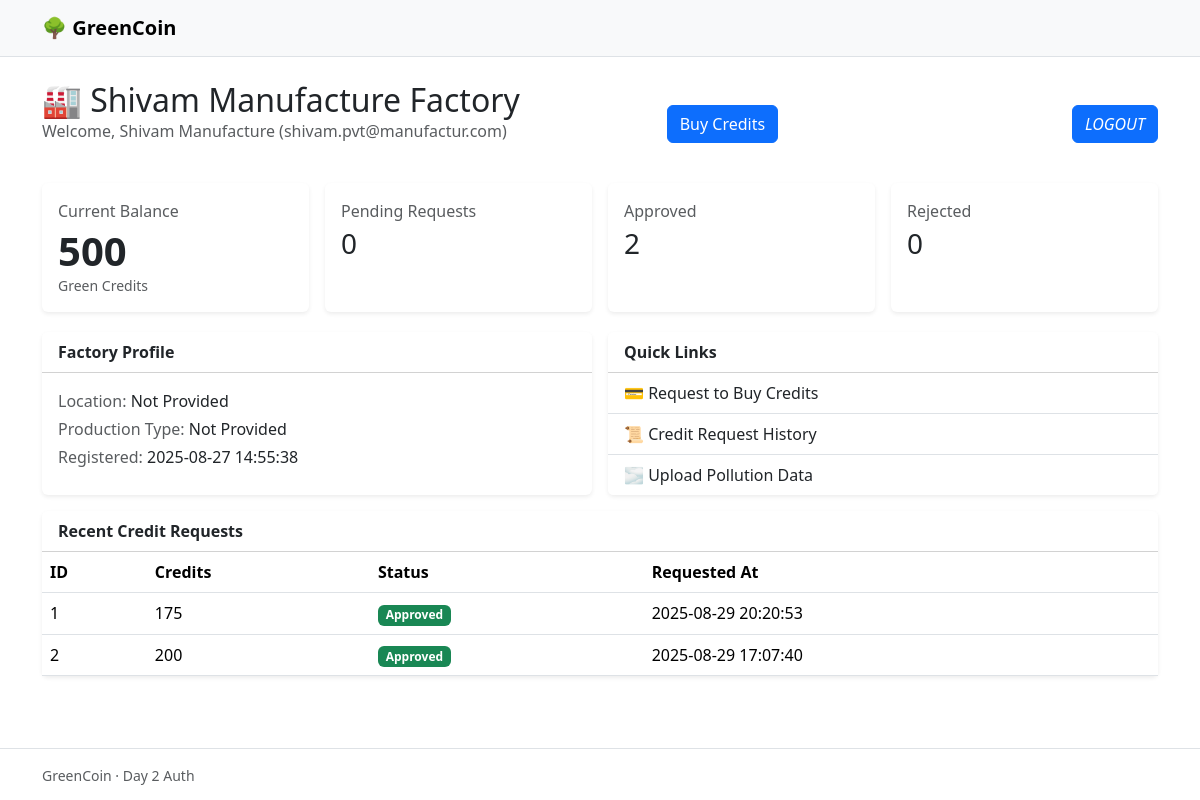
Screenshot of /factory/factory_dashboard.php (signed in) with the database file from the repository.
### tables this page shows
CREATE TABLE `factories` (
  `id` int(11) NOT NULL,
  `user_id` int(11) DEFAULT NULL,
  `name` varchar(255) NOT NULL,
  `location` varchar(255) DEFAULT NULL,
  `production_type` varchar(255) DEFAULT NULL,
  `registration_date` datetime DEFAULT current_timestamp()
);

CREATE TABLE `users` (
  `user_id` int(11) NOT NULL,
  `name` varchar(100) NOT NULL,
  `email` varchar(150) NOT NULL,
  `password_hash` varchar(255) NOT NULL,
  `role` enum('individual','NGO','admin','factory') NOT NULL DEFAULT 'individual',
  `profile_image` varchar(255) DEFAULT NULL,
  `created_at` timestamp NOT NULL DEFAULT current_timestamp(),
  `email_verified` tinyint(1) NOT NULL DEFAULT 0,
  `email_verified_at` datetime DEFAULT NULL
);

CREATE TABLE `green_credits` (
  `id` int(11) NOT NULL,
  `factory_id` int(11) DEFAULT NULL,
  `credits` int(11) DEFAULT 0,
  `updated_at` datetime DEFAULT current_timestamp() ON UPDATE current_timestamp()
);

CREATE TABLE `credit_transactions` (
  `id` int(11) NOT NULL,
  `user_id` int(11) NOT NULL,
  `factory_id` int(11) DEFAULT NULL,
  `type` enum('request','sell') NOT NULL,
  `credits` int(11) NOT NULL,
  `status` enum('pending','approved','rejected') DEFAULT 'pending',
  `created_at` timestamp NOT NULL DEFAULT current_timestamp()
);

### functions.php (called while the page is built, shortened)
<?php
function e($str){ return htmlspecialchars($str ?? '', ENT_QUOTES, 'UTF-8'); }
?>

### factory/factory_dashboard.php (the view, shortened to what this page needs)
<?php
require_once __DIR__ . '/../functions.php';
require_once __DIR__ . '/../header.php';
$userId = (int)$_SESSION['user_id'];
$stmt = $conn->prepare("
  SELECT f.id AS factory_id, f.name, f.location, f.production_type, f.registration_date,
         u.name AS owner_name, u.email AS owner_email
  FROM factories f
  JOIN users u ON u.user_id = f.user_id
  WHERE f.user_id = ?
  LIMIT 1
");
$stmt->bind_param("i", $userId);
$stmt->execute();
$res = $stmt->get_result();
$factory = $res->fetch_assoc();
  ?>
  <?php require_once __DIR__ . '/../footer.php'; exit;
$credits = 0;
$stmt = $conn->prepare("SELECT credits FROM green_credits WHERE factory_id=?");
$stmt->bind_param("i", $factory['factory_id']);
$stmt->execute();
$res = $stmt->get_result();
if ($row = $res->fetch_assoc()) { $credits = (int)$row['credits']; }
$stats = ['pending'=>0,'approved'=>0,'rejected'=>0];
$stmt = $conn->prepare("
  SELECT status, COUNT(*) c
  FROM credit_transactions
  WHERE factory_id=? AND type='request'
  GROUP BY status
");
$stmt->bind_param("i", $factory['factory_id']);
$stmt->execute();
$res = $stmt->get_result();
while($r = $res->fetch_assoc()){
  $stats[$r['status']] = (int)$r['c'];
}
$stmt = $conn->prepare("
  SELECT id, credits, status, created_at
  FROM credit_transactions
  WHERE factory_id=? AND type='request'
  ORDER BY created_at DESC, id DESC
  LIMIT 5
");
$stmt->bind_param("i", $factory['factory_id']);
$stmt->execute();
$recent = $stmt->get_result();
?>
<div class="container py-4">
  <div class="d-flex align-items-center justify-content-between mb-3">
    <div>
      <h2 class="mb-0">🏭 <?= e($factory['name']) ?></h2>
      <div class="text-muted">Welcome, <?= e($factory['owner_name']) ?> (<?= e($factory['owner_email']) ?>)</div>
      <br>
    </div>
    <a class="btn btn-primary" href="<?= e(BASE_URL) ?>/factory/buy_credits.php">Buy Credits</a>
    <br>
    <a href="../auth/logout.php"
        class="btn btn-primary">
        <i class="ri-logout-box-line">LOGOUT</i>
    </a>
  </div>
  <div class="row g-3">
    <div class="col-md-3">
      <div class="card shadow-sm border-0 h-100">
        <div class="card-body">
          <div class="text-muted mb-1">Current Balance</div>
          <div class="display-6 fw-bold"><?= (int)$credits ?></div>
          <div class="small text-muted">Green Credits</div>
        </div>
      </div>
    </div>
    <div class="col-md-3">
      <div class="card shadow-sm border-0 h-100">
        <div class="card-body">
          <div class="text-muted mb-1">Pending Requests</div>
          <div class="h3 mb-0"><?= (int)$stats['pending'] ?></div>
        </div>
      </div>
    </div>
    <div class="col-md-3">
      <div class="card shadow-sm border-0 h-100">
        <div class="card-body">
          <div class="text-muted mb-1">Approved</div>
          <div class="h3 mb-0"><?= (int)$stats['approved'] ?></div>
        </div>
      </div>
    </div>
    <div class="col-md-3">
      <div class="card shadow-sm border-0 h-100">
        <div class="card-body">
          <div class="text-muted mb-1">Rejected</div>
          <div class="h3 mb-0"><?= (int)$stats['rejected'] ?></div>
        </div>
      </div>
    </div>
  </div>
  <div class="row g-3 mt-1">
    <div class="col-lg-6">
      <div class="card shadow-sm border-0 h-100">
        <div class="card-header bg-white fw-semibold">Factory Profile</div>
        <div class="card-body">
          <div class="mb-1"><span class="text-muted">Location:</span> <?= e($factory['location'] ?: '—') ?></div>
          <div class="mb-1"><span class="text-muted">Production Type:</span> <?= e($factory['production_type'] ?: '—') ?></div>
          <div class="mb-1"><span class="text-muted">Registered:</span> <?= e($factory['registration_date'] ?? '—') ?></div>
        </div>
      </div>
    </div>
    <div class="col-lg-6">
      <div class="card shadow-sm border-0 h-100">
        <div class="card-header bg-white fw-semibold">Quick Links</div>
        <div class="list-group list-group-flush">
          <a class="list-group-item list-group-item-action" href="<?= e(BASE_URL) ?>/factory/buy_credits.php">💳 Request to Buy Credits</a>
          <a class="list-group-item list-group-item-action" href="<?= e(BASE_URL) ?>/factory/credits_request_history.php">📜 Credit Request History</a>
          <a class="list-group-item list-group-item-action" href="<?= e(BASE_URL) ?>/dashboard/pollution_data.php">🌫️ Upload Pollution Data</a>
        </div>
      </div>
    </div>
  </div>
  <div class="card shadow-sm border-0 mt-3">
    <div class="card-header bg-white fw-semibold">Recent Credit Requests</div>
    <div class="table-responsive">
      <table class="table align-middle mb-0">
        <thead>
          <tr>
            <th>ID</th>
            <th>Credits</th>
            <th>Status</th>
            <th>Requested At</th>
          </tr>
        </thead>
        <tbody>
        <?php if ($recent && $recent->num_rows): $i=1; while($row = $recent->fetch_assoc()): ?>
          <tr>
            <td><?= $i++; ?></td>
            <td><?= (int)$row['credits'] ?></td>
            <td>
              <?php if ($row['status']==='pending'): ?>
                <span class="badge bg-warning text-dark">Pending</span>
              <?php elseif ($row['status']==='approved'): ?>
                <span class="badge bg-success">Approved</span>
              <?php else: ?>
                <span class="badge bg-danger">Rejected</span>
              <?php endif; ?>
            </td>
            <td><?= e($row['created_at']) ?></td>
          </tr>
        <?php endwhile; else: ?>
          <tr><td colspan="4" class="text-center text-muted">No requests yet.</td></tr>
        <?php endif; ?>
        </tbody>
      </table>
    </div>
  </div>
</div>
<?php require_once __DIR__ . '/../includes/footer.php'; ?>

### assets/css/style.css (style rules this page uses)
body { font-family: system-ui, -apple-system, Segoe UI, Roboto, Ubuntu, Cantarell, 'Helvetica Neue', 'Noto Sans', 'Apple Color Emoji', 'Segoe UI Emoji', Arial, sans-serif; }

### rows the page displays
factories: name "Shivam Manufacture Factory", user.name "Shivam Manufacture", user.email "shivam.pvt@manufactur.com", location "Not Provided", production_type "Not Provided", registration_date "2025-08-27 14:55:38"
green_credits: credits "500"
credit_transactions: credits "175", status "Approved", created_at "2025-08-29 20:20:53"
credit_transactions: credits "200", status "Approved", created_at "2025-08-29 17:07:40"

### other values shown
$stats['pending'] "0"
$stats['approved'] "2"
$stats['rejected'] "0"
